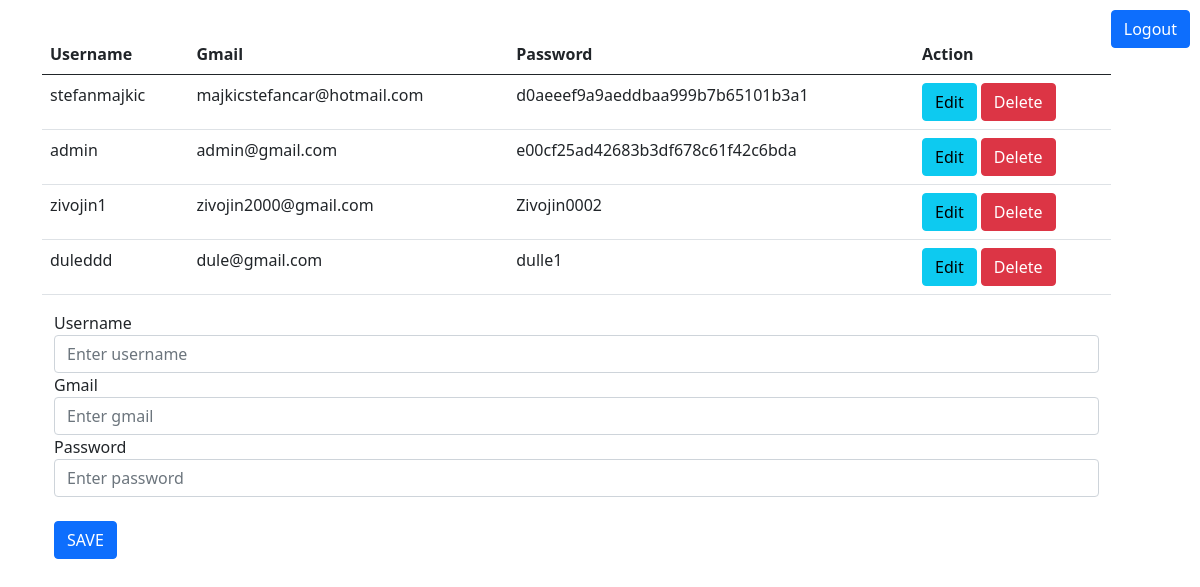
Page /adminInterface.php on the committed database.
### tables this page shows
CREATE TABLE `register` (
  `id` int(11) NOT NULL,
  `username` varchar(50) NOT NULL,
  `email` varchar(50) NOT NULL,
  `password` varchar(50) NOT NULL
);

### process.php (called while the page is built, shortened)
<?php
$name = "";
$pass = "";
$mail = "";
$update = false;
?>

### adminInterface.php (the view, shortened to what this page needs)
<!DOCTYPE html>
<html lang="en">
<head>
  <link href="https://cdn.jsdelivr.net/npm/bootstrap@5.0.0-beta1/dist/css/bootstrap.min.css" rel="stylesheet">
</head>
<body style="margin: 10px;">
<div>
    <a class="btn btn-primary" href="logout.php" style="float: right;">Logout</a><br>
    </div>
<?php
require_once 'process.php';
?>
<div class="container">
<?php
$mysqli = new mysqli("localhost", "root", "", "baza");
$result = $mysqli->query("SELECT * FROM register");
?>
<div class="row justify-content-center">
<table class="table">
  <thead>
    <tr>
      <th>Username</th>
      <th>Gmail</th>
      <th>Password</th>
      <th colspan="2">Action</th>
    </tr>
  </thead>
  <?php
  while($row = $result->fetch_assoc()): ?>
  <tr>
    <td><?php echo $row['username'] ?></td>
    <td><?php echo $row['email'] ?></td>
    <td><?php echo $row['password'] ?></td>
    <td>
      <a class="btn btn-info" href="adminInterface.php?edit=<?php echo $row['id'];?>">Edit</a>
      <a class="btn btn-danger" href="process.php?delete=<?php echo $row['id'];?>">Delete</a>
    </td>
  </tr>
    <?php endwhile; ?>
</table>
  <form action="process.php" method="POST">
    <div class="form-group">
    <label>Username</label>
    <input type="text" class="form-control" name="name" value="<?php echo $name; ?>" placeholder="Enter username">
    </div>
    <div class="form-group">
    <label>Gmail</label>
    <input type="text" name="gmail" class="form-control" value="<?php echo $mail; ?>"  placeholder="Enter gmail">
    </div>
    <div class="form-group">
    <label>Password</label>
    <input type="text" name="password" class="form-control" value="<?php echo $pass;?>"  placeholder="Enter password">
    </div><br>
    <?php if($update== true): ?>
      <button type="submit" class="btn btn-info" name="update">UPDATE</button>
      <?php else: ?>
    <button type="submit" class="btn btn-primary" name="save">SAVE</button>
    <?php endif ?>
  </form>
  </div>
</body>
</html>

### rows in the picture
register: username "stefanmajkic", email "majkicstefancar@hotmail.com", password "d0aeeef9a9aeddbaa999b7b65101b3a1"
register: username "admin", email "admin@gmail.com", password "e00cf25ad42683b3df678c61f42c6bda"
register: username "zivojin1", email "zivojin2000@gmail.com", password "Zivojin0002"
register: username "duleddd", email "dule@gmail.com", password "dulle1"
